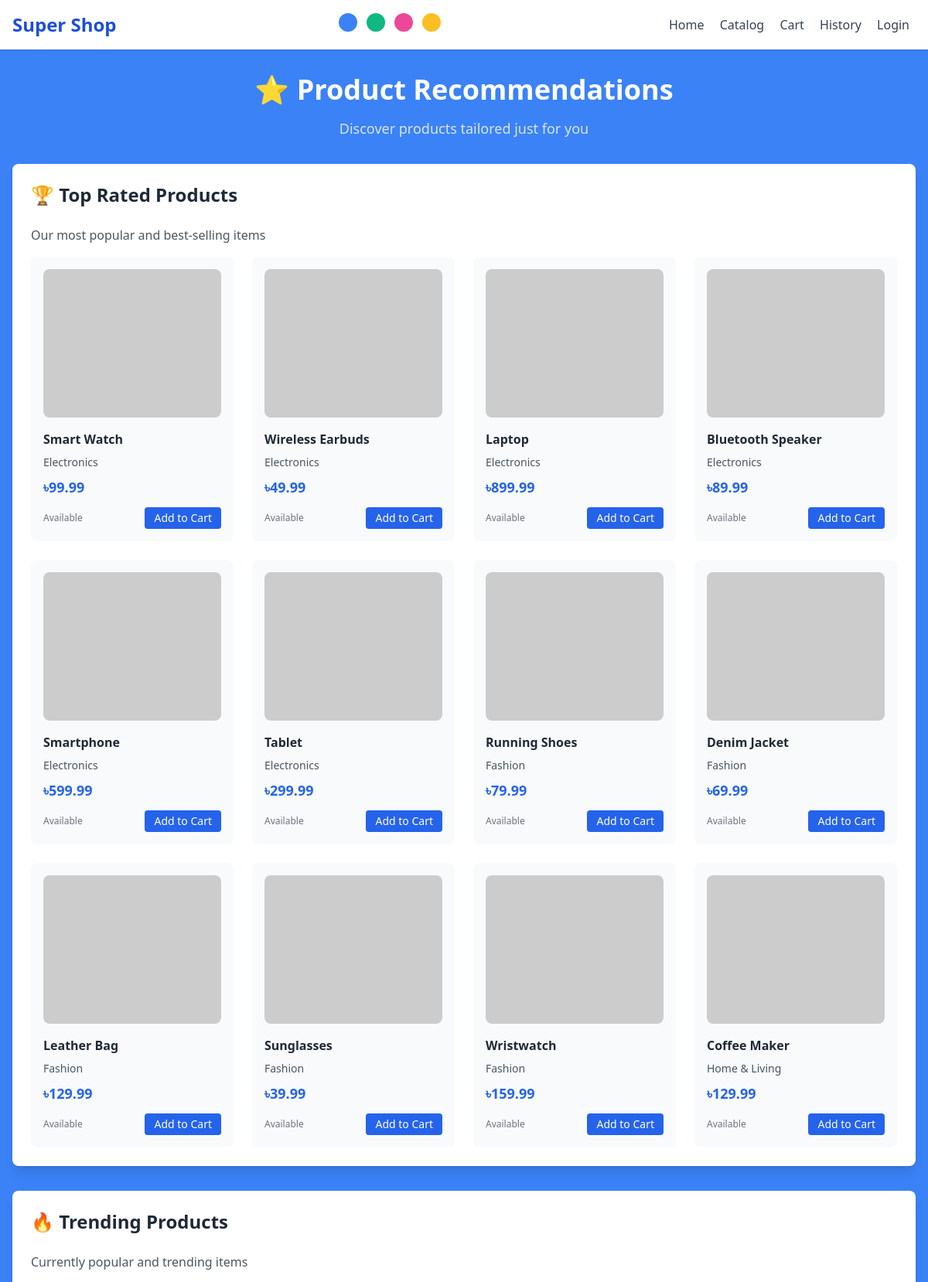
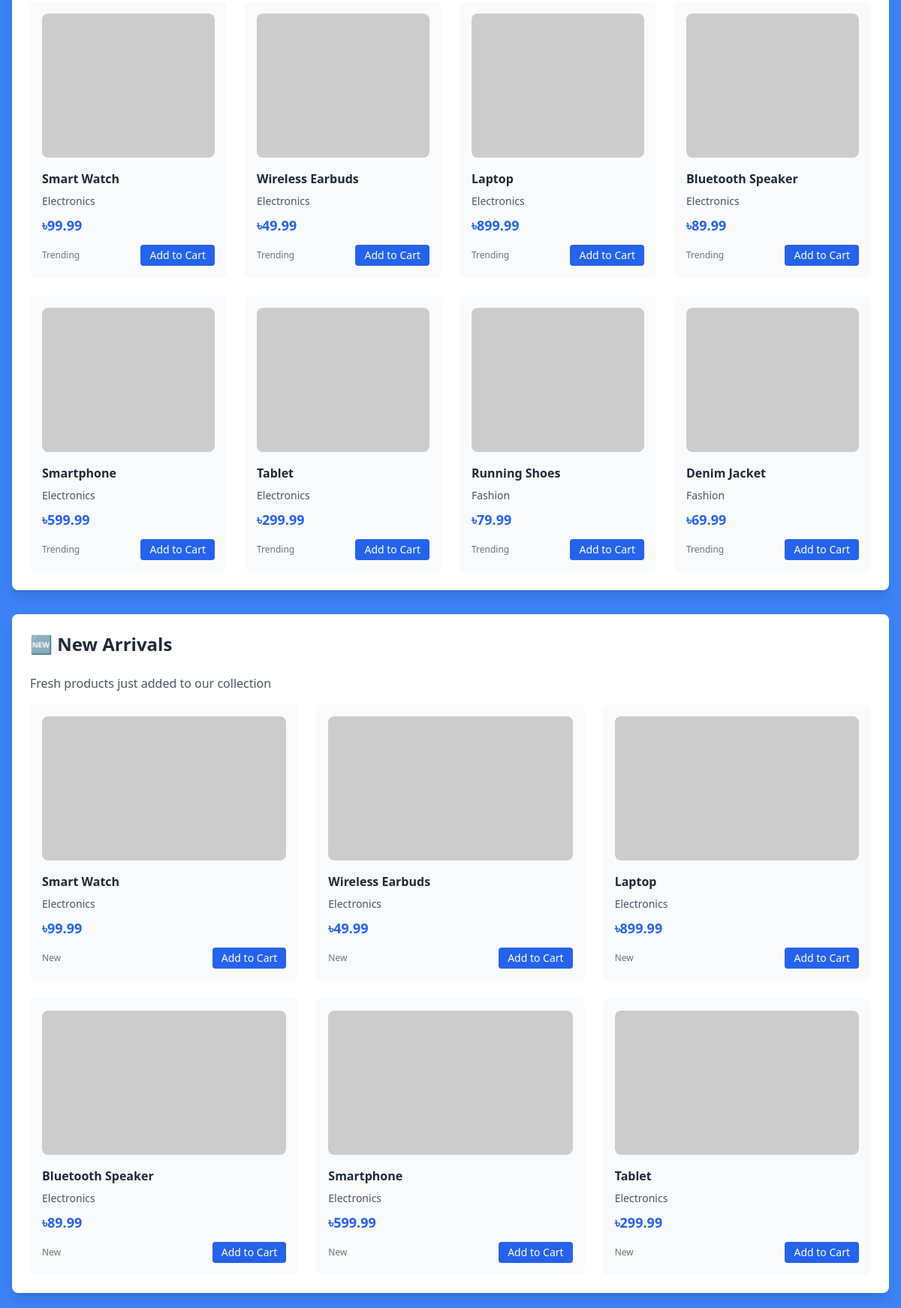
The app's page /product-recommendations.php (upper part) with its own data (2 pictures, top to bottom).
### tables this page shows
CREATE TABLE products (
    id INT PRIMARY KEY AUTO_INCREMENT,
    name VARCHAR(100) NOT NULL,
    description TEXT,
    price DECIMAL(10,2) NOT NULL,
    stock_quantity INT NOT NULL DEFAULT 0,
    category VARCHAR(50) NOT NULL,
    image_url VARCHAR(255),
    expiry_date DATE,
    created_at TIMESTAMP DEFAULT CURRENT_TIMESTAMP,
    updated_at TIMESTAMP DEFAULT CURRENT_TIMESTAMP ON UPDATE CURRENT_TIMESTAMP,
    is_active BOOLEAN DEFAULT TRUE
);

### product-recommendations.php (the view, shortened to what this page needs)
<?php
function generateProductImageUrl($productName, $category) {
    $name = strtolower($productName);
    $category = strtolower($category);
    if (isset($imageMappings[$category])) {
        $categoryImages = $imageMappings[$category];
        foreach ($categoryImages as $keyword => $url) {
            if ($keyword !== 'default' && strpos($name, $keyword) !== false) {
                return $url;
            }
        }
    }
    return 'https://images.unsplash.com/photo-1498049794561-7780e7231661?w=300&h=300&fit=crop';
}
$popular_products = [];
$trending_products = [];
$new_arrivals = [];
try {
    $pdo = getDBConnection();
    $stmt = $pdo->prepare("SELECT * FROM products WHERE is_active = 1 ORDER BY created_at DESC LIMIT 20");
    $stmt->execute();
    $all_products = $stmt->fetchAll();
    if (!empty($all_products)) {
        $popular_products = array_slice($all_products, 0, 12);
        $trending_products = array_slice($all_products, 0, 8);
        $new_arrivals = array_slice($all_products, 0, 6);
    }
} catch (PDOException $e) {
    $error_message = 'Database error: ' . $e->getMessage();
} catch (Exception $e) {
    $error_message = 'Error: ' . $e->getMessage();
}
?>
<!DOCTYPE html>
<html lang="en">
<head>
    <link href="https://cdn.jsdelivr.net/npm/tailwindcss@2.2.19/dist/tailwind.min.css" rel="stylesheet">
</head>
<body class="theme-blue min-h-screen">
    <nav class="flex items-center justify-between p-4 bg-white shadow">
        <button onclick="window.location.href='index.html'" class="text-2xl font-bold text-blue-700 hover:text-blue-800 transition-colors cursor-pointer">Super Shop</button>
        <div>
            <button onclick="setTheme('theme-blue')" class="w-6 h-6 bg-blue-500 rounded-full inline-block mx-1" title="Blue Theme"></button>
            <button onclick="setTheme('theme-green')" class="w-6 h-6 bg-green-500 rounded-full inline-block mx-1" title="Green Theme"></button>
            <button onclick="setTheme('theme-pink')" class="w-6 h-6 bg-pink-500 rounded-full inline-block mx-1" title="Pink Theme"></button>
            <button onclick="setTheme('theme-yellow')" class="w-6 h-6 bg-yellow-400 rounded-full inline-block mx-1" title="Yellow Theme"></button>
        </div>
        <div>
            <a href="index.html" class="mx-2 text-gray-700 hover:text-blue-700">Home</a>
            <a href="catalog.html" class="mx-2 text-gray-700 hover:text-blue-700">Catalog</a>
            <a href="cart.html" class="mx-2 text-gray-700 hover:text-blue-700">Cart</a>
            <a href="my-orders.php" class="mx-2 text-gray-700 hover:text-blue-700">History</a>
            <?php if (isset($_SESSION['user_id'])): ?>
                <a href="logout.php" class="mx-2 text-gray-700 hover:text-blue-700">Logout</a>
            <?php else: ?>
                <a href="login.php" class="mx-2 text-gray-700 hover:text-blue-700">Login</a>
            <?php endif; ?>
        </div>
    </nav>
    <div class="max-w-7xl mx-auto py-8 px-4">
        <div class="mb-8 text-center">
            <h1 class="text-4xl font-bold text-white mb-4">⭐ Product Recommendations</h1>
            <p class="text-white text-opacity-80 text-lg">Discover products tailored just for you</p>
        </div>
        <div class="bg-white rounded-lg shadow-lg p-6 mb-8">
            <h2 class="text-2xl font-bold text-gray-800 mb-6">🏆 Top Rated Products</h2>
            <p class="text-gray-600 mb-4">Our most popular and best-selling items</p>
            <?php if (!empty($popular_products)): ?>
                <div class="grid grid-cols-1 md:grid-cols-2 lg:grid-cols-4 gap-6">
                    <?php foreach ($popular_products as $product): ?>
                        <div class="bg-gray-50 rounded-lg p-4 product-card">
                            <div class="w-full h-48 bg-gray-200 rounded-lg mb-4 overflow-hidden relative">
                                <?php
                                $imageUrl = generateProductImageUrl($product['name'], $product['category']);
                                ?>
                                <img src="<?php echo htmlspecialchars($imageUrl); ?>"
                                     alt="<?php echo htmlspecialchars($product['name']); ?>"
                                     class="w-full h-full object-cover rounded-lg product-image loading"
                                     onload="this.classList.remove('loading'); this.classList.add('loaded');"
                                     onerror="this.src='https://via.placeholder.com/300/6B7280/FFFFFF?text=<?php echo urlencode($product['name']); ?>'; this.classList.remove('loading'); this.classList.add('loaded');">
                            </div>
                            <h3 class="font-semibold text-gray-800 mb-2"><?php echo htmlspecialchars($product['name']); ?></h3>
                            <p class="text-sm text-gray-600 mb-2"><?php echo htmlspecialchars($product['category']); ?></p>
                            <p class="text-lg font-bold text-blue-600 mb-3">৳<?php echo number_format($product['price'], 2); ?></p>
                            <div class="flex justify-between items-center">
                                <span class="text-xs text-gray-500">Available</span>
                                <button onclick="addToCart(<?php echo $product['id']; ?>, '<?php echo htmlspecialchars($product['name']); ?>', <?php echo $product['price']; ?>)"
                                        class="bg-blue-600 text-white px-3 py-1 rounded text-sm hover:bg-blue-700">
                                    Add to Cart
                                </button>
                            </div>
                        </div>
                    <?php endforeach; ?>
                </div>
            <?php else: ?>
                <div class="text-center py-8">
                    <p class="text-gray-500">No products available at the moment.</p>
                </div>
            <?php endif; ?>
        </div>
        <div class="bg-white rounded-lg shadow-lg p-6 mb-8">
            <h2 class="text-2xl font-bold text-gray-800 mb-6">🔥 Trending Products</h2>
            <p class="text-gray-600 mb-4">Currently popular and trending items</p>
            <?php if (!empty($trending_products)): ?>
                <div class="grid grid-cols-1 md:grid-cols-2 lg:grid-cols-4 gap-6">
                    <?php foreach ($trending_products as $product): ?>
                        <div class="bg-gray-50 rounded-lg p-4 product-card">
                            <div class="w-full h-48 bg-gray-200 rounded-lg mb-4 overflow-hidden relative">
                                <?php
                                $imageUrl = generateProductImageUrl($product['name'], $product['category']);
                                ?>
                                <img src="<?php echo htmlspecialchars($imageUrl); ?>"
                                     alt="<?php echo htmlspecialchars($product['name']); ?>"
                                     class="w-full h-full object-cover rounded-lg product-image loading"
                                     onload="this.classList.remove('loading'); this.classList.add('loaded');"
                                     onerror="this.src='https://via.placeholder.com/300/6B7280/FFFFFF?text=<?php echo urlencode($product['name']); ?>'; this.classList.remove('loading'); this.classList.add('loaded');">
                            </div>
                            <h3 class="font-semibold text-gray-800 mb-2"><?php echo htmlspecialchars($product['name']); ?></h3>
                            <p class="text-sm text-gray-600 mb-2"><?php echo htmlspecialchars($product['category']); ?></p>
                            <p class="text-lg font-bold text-blue-600 mb-3">৳<?php echo number_format($product['price'], 2); ?></p>
                            <div class="flex justify-between items-center">
                                <span class="text-xs text-gray-500">Trending</span>
                                <button onclick="addToCart(<?php echo $product['id']; ?>, '<?php echo htmlspecialchars($product['name']); ?>', <?php echo $product['price']; ?>)"
                                        class="bg-blue-600 text-white px-3 py-1 rounded text-sm hover:bg-blue-700">
                                    Add to Cart
                                </button>
                            </div>
                        </div>
                    <?php endforeach; ?>
                </div>
            <?php else: ?>
                <div class="text-center py-8">
                    <p class="text-gray-500">No trending products available at the moment.</p>
                </div>
            <?php endif; ?>
        </div>
        <div class="bg-white rounded-lg shadow-lg p-6 mb-8">
            <h2 class="text-2xl font-bold text-gray-800 mb-6">🆕 New Arrivals</h2>
            <p class="text-gray-600 mb-4">Fresh products just added to our collection</p>
            <?php if (!empty($new_arrivals)): ?>
                <div class="grid grid-cols-1 md:grid-cols-2 lg:grid-cols-3 gap-6">
                    <?php foreach ($new_arrivals as $product): ?>
                        <div class="bg-gray-50 rounded-lg p-4 product-card">
                            <div class="w-full h-48 bg-gray-200 rounded-lg mb-4 overflow-hidden relative">
                                <?php
                                $imageUrl = generateProductImageUrl($product['name'], $product['category']);
                                ?>
                                <img src="<?php echo htmlspecialchars($imageUrl); ?>"
                                     alt="<?php echo htmlspecialchars($product['name']); ?>"
                                     class="w-full h-full object-cover rounded-lg product-image loading"
                                     onload="this.classList.remove('loading'); this.classList.add('loaded');"
                                     onerror="this.src='https://via.placeholder.com/300/6B7280/FFFFFF?text=<?php echo urlencode($product['name']); ?>'; this.classList.remove('loading'); this.classList.add('loaded');">
                            </div>
                            <h3 class="font-semibold text-gray-800 mb-2"><?php echo htmlspecialchars($product['name']); ?></h3>
                            <p class="text-sm text-gray-600 mb-2"><?php echo htmlspecialchars($product['category']); ?></p>
                            <p class="text-lg font-bold text-blue-600 mb-3">৳<?php echo number_format($product['price'], 2); ?></p>
                            <div class="flex justify-between items-center">
                                <span class="text-xs text-gray-500">New</span>
                                <button onclick="addToCart(<?php echo $product['id']; ?>, '<?php echo htmlspecialchars($product['name']); ?>', <?php echo $product['price']; ?>)"
                                        class="bg-blue-600 text-white px-3 py-1 rounded text-sm hover:bg-blue-700">
                                    Add to Cart
                                </button>
                            </div>
                        </div>
                    <?php endforeach; ?>
                </div>
            <?php else: ?>
                <div class="text-center py-8">
                    <p class="text-gray-500">No new arrivals available at the moment.</p>
                </div>
            <?php endif; ?>
        </div>
    </div>
</body>
</html>

### product-recommendations.php (style rules this page uses)
.theme-blue { background-color: #3b82f6; }
.product-image { transition: opacity 0.3s ease; }
.product-image.loaded { opacity: 1; }
.product-card { transition: all 0.3s ease; }

### records on screen
products: name "Smart Watch", category "Electronics", price "99.99"
products: name "Wireless Earbuds", category "Electronics", price "49.99"
products: name "Laptop", category "Electronics", price "899.99"
products: name "Bluetooth Speaker", category "Electronics", price "89.99"
products: name "Smartphone", category "Electronics", price "599.99"
products: name "Tablet", category "Electronics", price "299.99"
products: name "Running Shoes", category "Fashion", price "79.99"
products: name "Denim Jacket", category "Fashion", price "69.99"
products: name "Leather Bag", category "Fashion", price "129.99"
products: name "Sunglasses", category "Fashion", price "39.99"
products: name "Wristwatch", category "Fashion", price "159.99"
products: name "Coffee Maker", category "Home & Living", price "129.99"
